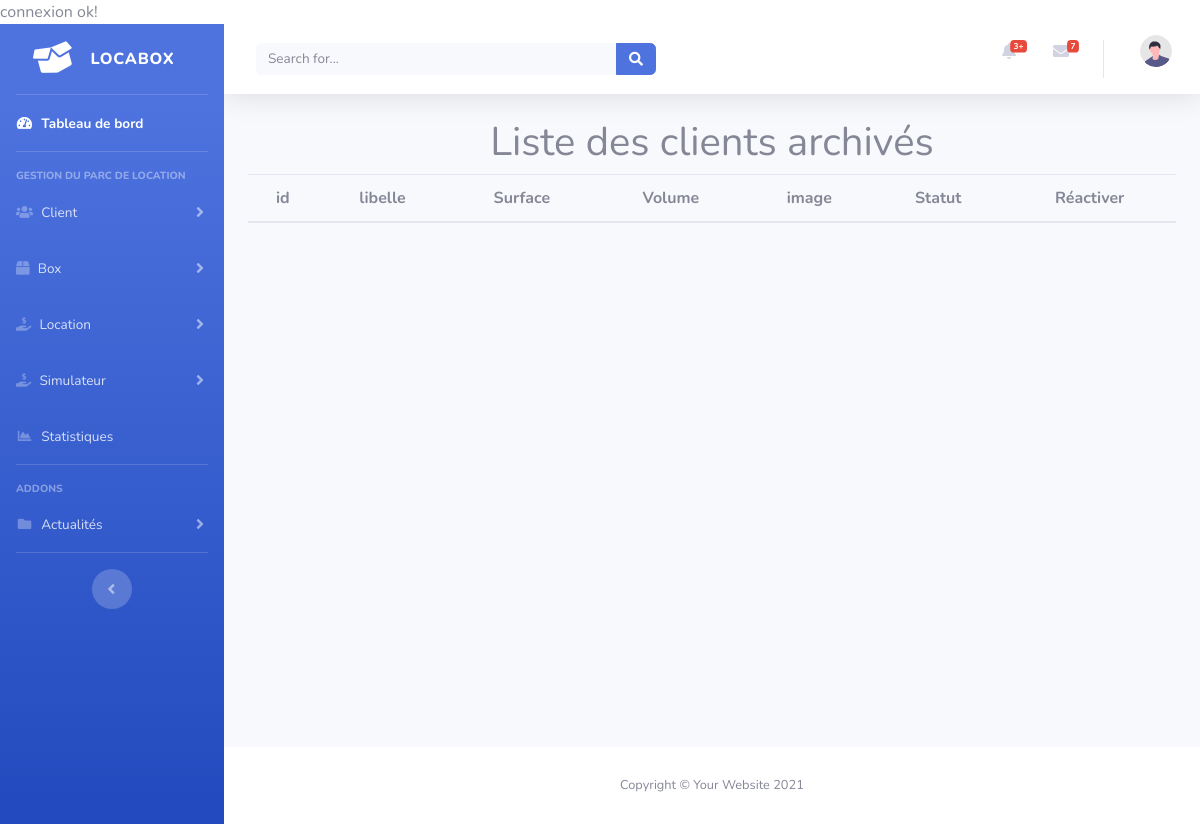
Page /admin/client/archive.php on the earlier database version.
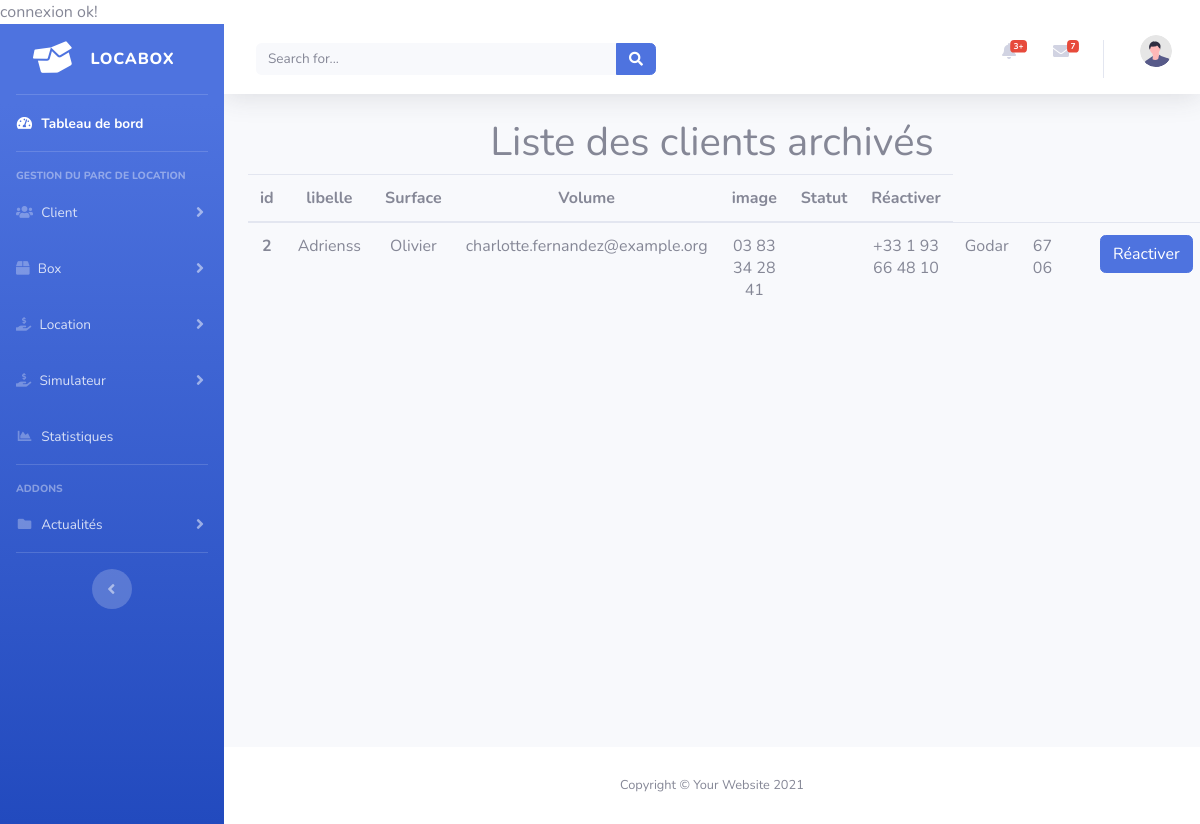
Same page on the later database version.
### tables this page shows
CREATE TABLE IF NOT EXISTS `client` (
  `id` int NOT NULL AUTO_INCREMENT,
  `nom` varchar(255) NOT NULL,
  `prenom` varchar(255) NOT NULL,
  `mail` varchar(255) NOT NULL,
  `telephone_fixe` varchar(255) NOT NULL,
  `telephone_portable` varchar(255) NOT NULL,
  `ville` varchar(255) NOT NULL,
  `code_postal` varchar(5) NOT NULL,
  `n°SIRET` varchar(255) DEFAULT NULL,
  `denomination_social` varchar(255) DEFAULT NULL,
  `statut` tinyint(1) NOT NULL,
  PRIMARY KEY (`id`)
);

### admin/client/archive.php (the view, shortened to what this page needs)
<?php
include '../config/bdd.php';
include '../inc/inc.php';
include '../inc/sidebar.php';
include '../inc/topbar.php';
$sql= "SELECT * FROM client WHERE statut=1 ";
$requete=$bdd->prepare($sql);
$requete->execute();
$client = $requete->fetchAll(PDO::FETCH_ASSOC);
?>
  </head>
  <body>
    <h1 class="text-center">Liste des clients archivés</h1>
    <table class="table text-center">
  <thead>
    <tr>
      <th scope="col">id</th>
      <th scope="col">libelle</th>
      <th scope="col">Surface</th>
      <th scope="col">Volume</th>
      <th scope="col">image</th>
      <th scope="col">Statut</th>
      <th scope="col">Réactiver</th>
    </tr>
  </thead>
  <?php foreach ($client as $clien): ?>
                <tr>
                <th scope="row"><?php echo $clien['id'] ?></th>
                    <td><?php echo $clien['nom'] ?></td>
                    <td><?php echo $clien['prenom'] ?></td>
                    <td><?php echo $clien['mail'] ?></td>
                    <td><?php echo $clien['telephone_fixe']  ?></td>
                    <td><?php echo $clien['telephone_portable']  ?></td>
                    <td><?php echo $clien['ville']  ?></td>
                    <td><?php echo $clien['code_postal']  ?></td>
                    <td><?php echo $clien['n°SIRET']  ?></td>
                    <td><?php echo $clien['denomination_social']  ?></td>
                    <td> <a class="btn btn-primary" href="action.php?reacclient=<?=  $clien['id']  ?>  ">Réactiver</td>
                </tr>
            <?php endforeach; ?>
</table>
<?php
include '../inc/footer.php';
include '../inc/bottom.php';
?>

### admin/inc/inc.php (shortened to what this page needs)
<!DOCTYPE html>
<html lang="en">
<head>
    <link href="<?php echo URL_ADMIN ?>vendor/fontawesome-free/css/all.min.css" rel="stylesheet" type="text/css">
    <link href="<?php echo URL_ADMIN ?>css/sb-admin-2.min.css" rel="stylesheet">
</head>
<body id="page-top">
    <div id="wrapper">

### admin/inc/sidebar.php (shortened to what this page needs)
       <ul class="navbar-nav bg-gradient-primary sidebar sidebar-dark accordion" id="accordionSidebar">
           <a class="sidebar-brand d-flex align-items-center justify-content-center" href="http://localhost/locabox/admin/">
               <div class="sidebar-brand-icon rotate-n-15">
               <i class="fas fa-box-open"></i>
               </div>
               <div class="sidebar-brand-text mx-3">Locabox</div>
           </a>
           <hr class="sidebar-divider my-0">
           <li class="nav-item active">
               <a class="nav-link" href="index.html">
                   <i class="fas fa-fw fa-tachometer-alt"></i>
                   <span>Tableau de bord</span></a>
           </li>
           <hr class="sidebar-divider">
           <div class="sidebar-heading">
               Gestion du parc de location
           </div>
           <li class="nav-item">
               <a class="nav-link collapsed" href="#" data-toggle="collapse" data-target="#collapseTwo"
                   aria-expanded="true" aria-controls="collapseTwo">
                   <i class="fas fa-users"></i>
                   <span>Client</span>
               </a>
           </li>
           <li class="nav-item">
               <a class="nav-link collapsed" href="#" data-toggle="collapse" data-target="#collapseUtilities"
                   aria-expanded="true" aria-controls="collapseUtilities">
                   <i class="fas fa-box"></i>
                   <span>Box</span>
               </a>
           </li>
           <li class="nav-item">
               <a class="nav-link collapsed" href="#" data-toggle="collapse" data-target="#collapselocation"
                   aria-expanded="true" aria-controls="collapseUtilities">
                   <i class="fas fa-hand-holding-usd"></i>
                   <span>Location</span>
               </a>
           </li>
           <li class="nav-item">
               <a class="nav-link collapsed" href="#" data-toggle="collapse" data-target="#collapsebox"
                   aria-expanded="true" aria-controls="collapseUtilities">
                   <i class="fas fa-hand-holding-usd"></i>
                   <span>Simulateur</span>
               </a>
           </li>
<li class="nav-item">
               <a class="nav-link" href="charts.html">
                   <i class="fas fa-fw fa-chart-area"></i>
                   <span>Statistiques</span></a>
           </li>
           <hr class="sidebar-divider">
           <div class="sidebar-heading">
               Addons
           </div>
           <li class="nav-item">
               <a class="nav-link collapsed" href="#" data-toggle="collapse" data-target="#collapsePages"
                   aria-expanded="true" aria-controls="collapsePages">
                   <i class="fas fa-fw fa-folder"></i>
                   <span>Actualités</span>
               </a>
           </li>
           <hr class="sidebar-divider d-none d-md-block">
           <div class="text-center d-none d-md-inline">
               <button class="rounded-circle border-0" id="sidebarToggle"></button>
           </div>
       </ul>
       <div id="content-wrapper" class="d-flex flex-column">
           <div id="content">

### admin/inc/topbar.php (shortened to what this page needs)
<nav class="navbar navbar-expand navbar-light bg-white topbar mb-4 static-top shadow">
    <form
        class="d-none d-sm-inline-block form-inline mr-auto ml-md-3 my-2 my-md-0 mw-100 navbar-search">
        <div class="input-group">
            <input type="text" class="form-control bg-light border-0 small" placeholder="Search for..."
                aria-label="Search" aria-describedby="basic-addon2">
            <div class="input-group-append">
                <button class="btn btn-primary" type="button">
                    <i class="fas fa-search fa-sm"></i>
                </button>
            </div>
        </div>
    </form>
    <ul class="navbar-nav ml-auto">
        <li class="nav-item dropdown no-arrow mx-1">
            <a class="nav-link dropdown-toggle" href="#" id="alertsDropdown" role="button"
                data-toggle="dropdown" aria-haspopup="true" aria-expanded="false">
                <i class="fas fa-bell fa-fw"></i>
                <span class="badge badge-danger badge-counter">3+</span>
            </a>
        </li>
        <li class="nav-item dropdown no-arrow mx-1">
            <a class="nav-link dropdown-toggle" href="#" id="messagesDropdown" role="button"
                data-toggle="dropdown" aria-haspopup="true" aria-expanded="false">
                <i class="fas fa-envelope fa-fw"></i>
                <span class="badge badge-danger badge-counter">7</span>
            </a>
        </li>
        <li class="nav-item dropdown no-arrow">
            <a class="nav-link dropdown-toggle" href="#" id="userDropdown" role="button"
                data-toggle="dropdown" aria-haspopup="true" aria-expanded="false">
                <img class="img-profile rounded-circle"
                    src="http://localhost/locabox/admin/img/undraw_profile.svg">
            </a>
        </li>
    </ul>
</nav>
<div class="container-fluid">

### admin/inc/footer.php (shortened to what this page needs)
</div>
            </div>
            <footer class="sticky-footer bg-white">
                <div class="container my-auto">
                    <div class="copyright text-center my-auto">
                        <span>Copyright &copy; Your Website 2021</span>
                    </div>
                </div>
            </footer>
        </div>
    </div>

### admin/inc/bottom.php (shortened to what this page needs)
</body>
</html>

Differences in the rows shown:
added client: id "2", nom "Adrienss", prenom "Olivier", mail "charlotte.fernandez@example.org", telephone_fixe "03 83 34 28 41", ville "+33 1 93 66 48 10", code_postal "Godar", value "67 06"
